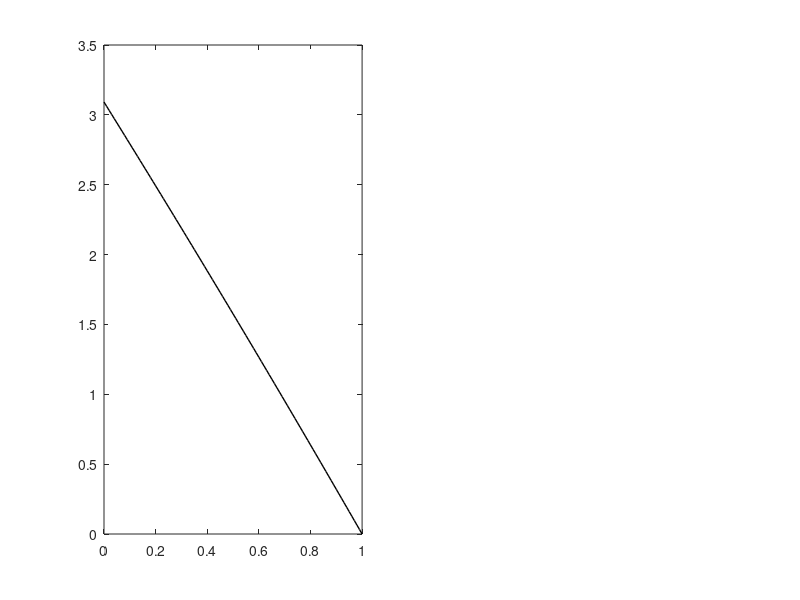

Write MATLAB code to recreate this figure. (Note: this script raises an error after producing the figure.)
%% plot Figure 6 - reproduction number over immune response B and over course of reinfection
clearvars;
clc;

%determine fixed parameter values 
S0 = 8*10^7; %total number of epithelial cells in nose at t=0, Ke et al., 2022
dN = 1/11; %death rate of all target cells, Tomasetti et al., 2017
pN = S0*dN; %production of new epithelial cells
b0 = 4.92*10^(-9); %infectivity rate, Ke et al., 2022
dI = 2.45; %death of infected cells, Ke et al., 2022
dV = 10; %deactivation virus, Ke et al., 2022

%determine individual-specific parameter from estimations for our model
pV = 200;
pB = 10^(-8);
dB = 0.01;

B_thres = 1-dI*dV/(b0*S0*(pV-dI)); %specify B_thres

% figure('visible','off');
figure

subplot(1,2,1)
B = 0:0.01:1;
icount = 1;
for i = 0:0.01:1
    R0(icount) = (pV*b0*(1-i)*S0)/(dI*(dV+b0*(1-i)*S0));
    icount = icount+1;
end
plot(B,R0,'Color',[0,0,0]./255,'Linewidth',1)
hold on
yline(1,'--','Color',[0,0,0]./255,'Linewidth',1)
hold on
xline(B_thres,':','Color',[0,0,0]./255,'Linewidth',1)

%specify axes and plot
xlim([0,1])
ylim([0,Inf])

xticks([0,0.2,0.4,0.6,0.8,1])
% yticks([0,0.2,0.4,0.6,0.8,1])

box off
ylabel('R')
xlabel('B')

subplot(1,2,2)

%get fits of our model
y0 = [S0, 1, 0, 0]; %specify the initial values
options = odeset('NonNegative',[1,2,3,4]); %specify non-negative values
tspan = 0:0.1:20;
% tspan = 0:0.1:90;
[t,y] = ode45(@(t,y) odefcn_SARSCoV2_infection(t,y,b0,dI,pV,dV,pN,dN,pB,dB,B_thres), tspan, y0,options);

R = (pV*b0*(1-y(:,4))*S0)./(dI*(dV+b0*(1-y(:,4))*S0));

plot(tspan,R,'Color',[0,0,0]./255,'Linewidth',1)
hold on
yline(1,'--','Color',[0,0,0]./255,'Linewidth',1)

xlim([0,20])
ylim([0,Inf])

xticks([0,10,20])
% yticks([0,0.2,0.4,0.6,0.8,1])

box off
ylabel('R')
xlabel('Days since infection')

clear figure_property;
figure_property.units = 'inches';
figure_property.format = 'pdf';
figure_property.Preview= 'none';
figure_property.Width= '5'; % Figure width on canvas
figure_property.Height= '2'; % Figure height on canvas
figure_property.Units= 'inches';
figure_property.Color= 'rgb';
figure_property.Background= 'w';
figure_property.FixedfontSize= '10';
figure_property.ScaledfontSize= 'auto';
figure_property.FontMode= 'scaled';
figure_property.FontSizeMin= '10';
figure_property.FixedLineWidth= '1';
figure_property.ScaledLineWidth= 'auto';
figure_property.LineMode= 'none';
figure_property.LineWidthMin= '1';
figure_property.FontName= 'Arial';% Might want to change this to something that is available
figure_property.FontWeight= 'auto';
figure_property.FontAngle= 'auto';
figure_property.FontEncoding= 'latin1';
figure_property.PSLevel= '3';
figure_property.Renderer= 'painters';
figure_property.Resolution= '600';
figure_property.LineStyleMap= 'none';
figure_property.ApplyStyle= '0';
figure_property.Bounds= 'tight';
figure_property.LockAxes= 'off';
figure_property.LockAxesTicks= 'off';
figure_property.ShowUI= 'off';
figure_property.SeparateText= 'off';
chosen_figure=gcf;
set(chosen_figure,'PaperUnits','inches');
set(chosen_figure,'PaperPositionMode','auto');
set(chosen_figure,'PaperSize',[str2num(figure_property.Width) str2num(figure_property.Height)]); % Canvas Size
set(chosen_figure,'Units','inches');
hgexport(gcf,'.\Figures\Figure6_raw.pdf',figure_property); %Set desired file name
